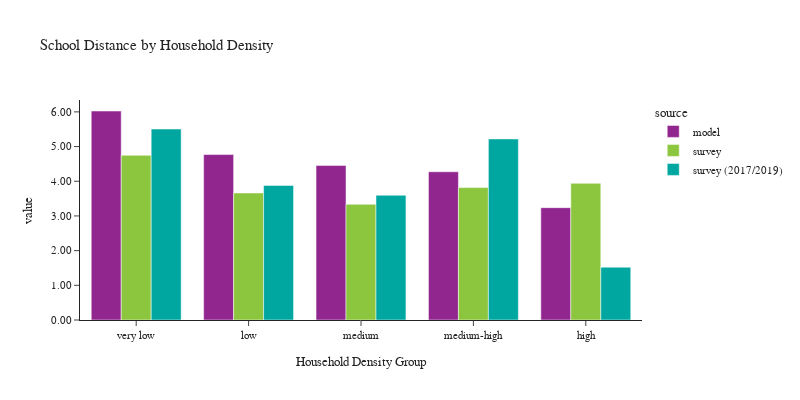

Source (notebook cell):
### Code cell
plot_school_location(df_students, 'hh_density_group', 'Household Density', 'Household Density Group')

### Figure 1 — Plotly figure (JSON) as saved in the notebook; plotly's stock layout.template omitted (floating-point values rounded to 4 significant figures)
{"data": [{"alignmentgroup": "True", "customdata": [[130763], [142255], [272398], [230183], [158801]], "hovertemplate": "source=model<br>hh_density_group=%{x}<br>value=%{y}<br>sample count=%{customdata[0]}<extra></extra>", "legendgroup": "model", "marker": {"color": "#91268F", "pattern": {"shape": ""}}, "name": "model", "offsetgroup": "model", "orientation": "v", "showlegend": true, "textposition": "auto", "type": "bar", "x": ["very low", "low", "medium", "medium-high", "high"], "xaxis": "x", "y": [6.025, 4.769, 4.457, 4.274, 3.238], "yaxis": "y"}, {"alignmentgroup": "True", "customdata": [[88], [122], [199], [211], [237]], "hovertemplate": "source=survey<br>hh_density_group=%{x}<br>value=%{y}<br>sample count=%{customdata[0]}<extra></extra>", "legendgroup": "survey", "marker": {"color": "#8CC63E", "pattern": {"shape": ""}}, "name": "survey", "offsetgroup": "survey", "orientation": "v", "showlegend": true, "textposition": "auto", "type": "bar", "x": ["very low", "low", "medium", "medium-high", "high"], "xaxis": "x", "y": [4.748, 3.662, 3.335, 3.817, 3.941], "yaxis": "y"}, {"alignmentgroup": "True", "customdata": [[43], [49], [117], [70], [172]], "hovertemplate": "source=survey (2017/2019)<br>hh_density_group=%{x}<br>value=%{y}<br>sample count=%{customdata[0]}<extra></extra>", "legendgroup": "survey (2017/2019)", "marker": {"color": "#00A7A0", "pattern": {"shape": ""}}, "name": "survey (2017/2019)", "offsetgroup": "survey (2017/2019)", "orientation": "v", "showlegend": true, "textposition": "auto", "type": "bar", "x": ["very low", "low", "medium", "medium-high", "high"], "xaxis": "x", "y": [5.506, 3.88, 3.597, 5.22, 1.522], "yaxis": "y"}], "layout": {"barmode": "group", "font": {"size": 11}, "height": 400, "legend": {"title": {"text": "source"}, "tracegroupgap": 0}, "title": {"text": "School Distance by Household Density"}, "width": 800, "xaxis": {"anchor": "y", "domain": [0.0, 1.0], "title": {"text": "Household Density Group"}}, "yaxis": {"anchor": "x", "domain": [0.0, 1.0], "tickformat": ".2f", "title": {"text": "value"}}}}
